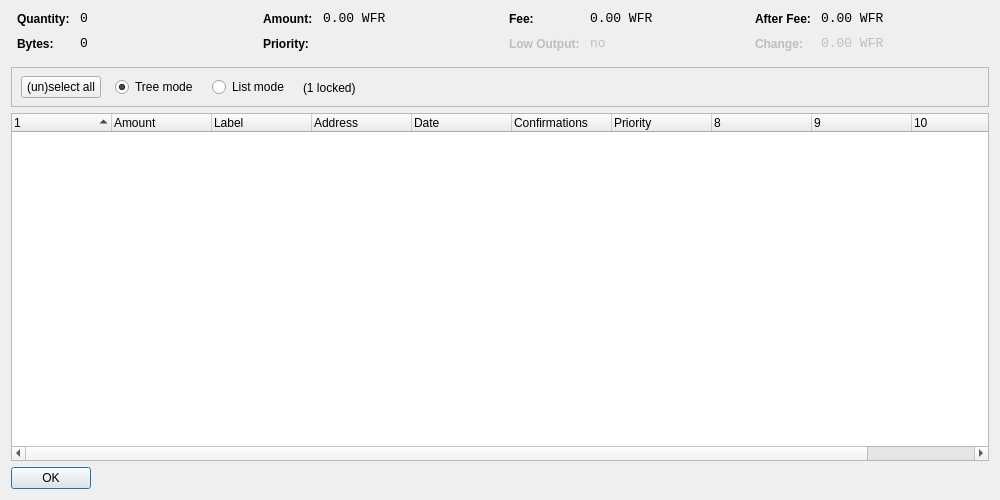
<?xml version="1.0" encoding="UTF-8"?>
<ui version="4.0">
 <class>CoinControlDialog</class>
 <widget class="QDialog" name="CoinControlDialog">
  <property name="geometry">
   <rect>
    <x>0</x>
    <y>0</y>
    <width>1000</width>
    <height>500</height>
   </rect>
  </property>
  <property name="windowTitle">
   <string>Coin Control</string>
  </property>
  <layout class="QVBoxLayout" name="verticalLayout">
   <item>
    <layout class="QHBoxLayout" name="horizontalLayoutTop" stretch="0,0,0,0">
     <property name="topMargin">
      <number>0</number>
     </property>
     <property name="bottomMargin">
      <number>10</number>
     </property>
     <item>
      <layout class="QFormLayout" name="formLayoutCoinControl1">
       <property name="horizontalSpacing">
        <number>10</number>
       </property>
       <property name="verticalSpacing">
        <number>10</number>
       </property>
       <property name="leftMargin">
        <number>6</number>
       </property>
       <property name="rightMargin">
        <number>6</number>
       </property>
       <item row="0" column="0">
        <widget class="QLabel" name="labelCoinControlQuantityText">
         <property name="styleSheet">
          <string notr="true">font-weight:bold;</string>
         </property>
         <property name="text">
          <string>Quantity:</string>
         </property>
        </widget>
       </item>
       <item row="0" column="1">
        <widget class="QLabel" name="labelCoinControlQuantity">
         <property name="font">
          <font>
           <family>Monospace</family>
           <pointsize>10</pointsize>
          </font>
         </property>
         <property name="cursor">
          <cursorShape>IBeamCursor</cursorShape>
         </property>
         <property name="contextMenuPolicy">
          <enum>Qt::ActionsContextMenu</enum>
         </property>
         <property name="text">
          <string notr="true">0</string>
         </property>
         <property name="textInteractionFlags">
          <set>Qt::LinksAccessibleByMouse|Qt::TextSelectableByKeyboard|Qt::TextSelectableByMouse</set>
         </property>
        </widget>
       </item>
       <item row="1" column="0">
        <widget class="QLabel" name="labelCoinControlBytesText">
         <property name="styleSheet">
          <string notr="true">font-weight:bold;</string>
         </property>
         <property name="text">
          <string>Bytes:</string>
         </property>
        </widget>
       </item>
       <item row="1" column="1">
        <widget class="QLabel" name="labelCoinControlBytes">
         <property name="font">
          <font>
           <family>Monospace</family>
           <pointsize>10</pointsize>
          </font>
         </property>
         <property name="cursor">
          <cursorShape>IBeamCursor</cursorShape>
         </property>
         <property name="contextMenuPolicy">
          <enum>Qt::ActionsContextMenu</enum>
         </property>
         <property name="text">
          <string notr="true">0</string>
         </property>
         <property name="textInteractionFlags">
          <set>Qt::LinksAccessibleByMouse|Qt::TextSelectableByKeyboard|Qt::TextSelectableByMouse</set>
         </property>
        </widget>
       </item>
      </layout>
     </item>
     <item>
      <layout class="QFormLayout" name="formLayoutCoinControl2">
       <property name="horizontalSpacing">
        <number>10</number>
       </property>
       <property name="verticalSpacing">
        <number>10</number>
       </property>
       <property name="leftMargin">
        <number>6</number>
       </property>
       <property name="rightMargin">
        <number>6</number>
       </property>
       <item row="0" column="0">
        <widget class="QLabel" name="labelCoinControlAmountText">
         <property name="styleSheet">
          <string notr="true">font-weight:bold;</string>
         </property>
         <property name="text">
          <string>Amount:</string>
         </property>
        </widget>
       </item>
       <item row="0" column="1">
        <widget class="QLabel" name="labelCoinControlAmount">
         <property name="font">
          <font>
           <family>Monospace</family>
           <pointsize>10</pointsize>
          </font>
         </property>
         <property name="cursor">
          <cursorShape>IBeamCursor</cursorShape>
         </property>
         <property name="contextMenuPolicy">
          <enum>Qt::ActionsContextMenu</enum>
         </property>
         <property name="text">
          <string notr="true">0.00 WFR</string>
         </property>
         <property name="textInteractionFlags">
          <set>Qt::LinksAccessibleByMouse|Qt::TextSelectableByKeyboard|Qt::TextSelectableByMouse</set>
         </property>
        </widget>
       </item>
       <item row="1" column="0">
        <widget class="QLabel" name="labelCoinControlPriorityText">
         <property name="styleSheet">
          <string notr="true">font-weight:bold;</string>
         </property>
         <property name="text">
          <string>Priority:</string>
         </property>
        </widget>
       </item>
       <item row="1" column="1">
        <widget class="QLabel" name="labelCoinControlPriority">
         <property name="font">
          <font>
           <family>Monospace</family>
           <pointsize>10</pointsize>
          </font>
         </property>
         <property name="cursor">
          <cursorShape>IBeamCursor</cursorShape>
         </property>
         <property name="contextMenuPolicy">
          <enum>Qt::ActionsContextMenu</enum>
         </property>
         <property name="text">
          <string/>
         </property>
         <property name="textInteractionFlags">
          <set>Qt::LinksAccessibleByMouse|Qt::TextSelectableByKeyboard|Qt::TextSelectableByMouse</set>
         </property>
        </widget>
       </item>
      </layout>
     </item>
     <item>
      <layout class="QFormLayout" name="formLayoutCoinControl3">
       <property name="horizontalSpacing">
        <number>10</number>
       </property>
       <property name="verticalSpacing">
        <number>10</number>
       </property>
       <property name="leftMargin">
        <number>6</number>
       </property>
       <property name="rightMargin">
        <number>6</number>
       </property>
       <item row="0" column="0">
        <widget class="QLabel" name="labelCoinControlFeeText">
         <property name="styleSheet">
          <string notr="true">font-weight:bold;</string>
         </property>
         <property name="text">
          <string>Fee:</string>
         </property>
        </widget>
       </item>
       <item row="0" column="1">
        <widget class="QLabel" name="labelCoinControlFee">
         <property name="font">
          <font>
           <family>Monospace</family>
           <pointsize>10</pointsize>
          </font>
         </property>
         <property name="cursor">
          <cursorShape>IBeamCursor</cursorShape>
         </property>
         <property name="contextMenuPolicy">
          <enum>Qt::ActionsContextMenu</enum>
         </property>
         <property name="text">
          <string notr="true">0.00 WFR</string>
         </property>
         <property name="textInteractionFlags">
          <set>Qt::LinksAccessibleByMouse|Qt::TextSelectableByKeyboard|Qt::TextSelectableByMouse</set>
         </property>
        </widget>
       </item>
       <item row="1" column="0">
        <widget class="QLabel" name="labelCoinControlLowOutputText">
         <property name="enabled">
          <bool>false</bool>
         </property>
         <property name="styleSheet">
          <string notr="true">font-weight:bold;</string>
         </property>
         <property name="text">
          <string>Low Output:</string>
         </property>
        </widget>
       </item>
       <item row="1" column="1">
        <widget class="QLabel" name="labelCoinControlLowOutput">
         <property name="enabled">
          <bool>false</bool>
         </property>
         <property name="font">
          <font>
           <family>Monospace</family>
           <pointsize>10</pointsize>
          </font>
         </property>
         <property name="cursor">
          <cursorShape>IBeamCursor</cursorShape>
         </property>
         <property name="contextMenuPolicy">
          <enum>Qt::ActionsContextMenu</enum>
         </property>
         <property name="text">
          <string>no</string>
         </property>
         <property name="textInteractionFlags">
          <set>Qt::LinksAccessibleByMouse|Qt::TextSelectableByKeyboard|Qt::TextSelectableByMouse</set>
         </property>
        </widget>
       </item>
      </layout>
     </item>
     <item>
      <layout class="QFormLayout" name="formLayoutCoinControl4">
       <property name="horizontalSpacing">
        <number>10</number>
       </property>
       <property name="verticalSpacing">
        <number>10</number>
       </property>
       <property name="leftMargin">
        <number>6</number>
       </property>
       <property name="rightMargin">
        <number>6</number>
       </property>
       <item row="0" column="0">
        <widget class="QLabel" name="labelCoinControlAfterFeeText">
         <property name="styleSheet">
          <string notr="true">font-weight:bold;</string>
         </property>
         <property name="text">
          <string>After Fee:</string>
         </property>
        </widget>
       </item>
       <item row="0" column="1">
        <widget class="QLabel" name="labelCoinControlAfterFee">
         <property name="font">
          <font>
           <family>Monospace</family>
           <pointsize>10</pointsize>
          </font>
         </property>
         <property name="cursor">
          <cursorShape>IBeamCursor</cursorShape>
         </property>
         <property name="contextMenuPolicy">
          <enum>Qt::ActionsContextMenu</enum>
         </property>
         <property name="text">
          <string notr="true">0.00 WFR</string>
         </property>
         <property name="textInteractionFlags">
          <set>Qt::LinksAccessibleByMouse|Qt::TextSelectableByKeyboard|Qt::TextSelectableByMouse</set>
         </property>
        </widget>
       </item>
       <item row="1" column="0">
        <widget class="QLabel" name="labelCoinControlChangeText">
         <property name="enabled">
          <bool>false</bool>
         </property>
         <property name="styleSheet">
          <string notr="true">font-weight:bold;</string>
         </property>
         <property name="text">
          <string>Change:</string>
         </property>
        </widget>
       </item>
       <item row="1" column="1">
        <widget class="QLabel" name="labelCoinControlChange">
         <property name="enabled">
          <bool>false</bool>
         </property>
         <property name="font">
          <font>
           <family>Monospace</family>
           <pointsize>10</pointsize>
          </font>
         </property>
         <property name="cursor">
          <cursorShape>IBeamCursor</cursorShape>
         </property>
         <property name="contextMenuPolicy">
          <enum>Qt::ActionsContextMenu</enum>
         </property>
         <property name="text">
          <string notr="true">0.00 WFR</string>
         </property>
         <property name="textInteractionFlags">
          <set>Qt::LinksAccessibleByMouse|Qt::TextSelectableByKeyboard|Qt::TextSelectableByMouse</set>
         </property>
        </widget>
       </item>
      </layout>
     </item>
    </layout>
   </item>
   <item>
    <widget class="QFrame" name="frame">
     <property name="minimumSize">
      <size>
       <width>0</width>
       <height>40</height>
      </size>
     </property>
     <property name="frameShape">
      <enum>QFrame::StyledPanel</enum>
     </property>
     <property name="frameShadow">
      <enum>QFrame::Sunken</enum>
     </property>
     <widget class="QWidget" name="horizontalLayoutWidget">
      <property name="geometry">
       <rect>
        <x>10</x>
        <y>0</y>
        <width>781</width>
        <height>41</height>
       </rect>
      </property>
      <layout class="QHBoxLayout" name="horizontalLayoutPanel" stretch="0,0,0,0,0">
       <property name="spacing">
        <number>14</number>
       </property>
       <item>
        <widget class="QPushButton" name="pushButtonSelectAll">
         <property name="sizePolicy">
          <sizepolicy hsizetype="Maximum" vsizetype="Fixed">
           <horstretch>0</horstretch>
           <verstretch>0</verstretch>
          </sizepolicy>
         </property>
         <property name="text">
          <string>(un)select all</string>
         </property>
        </widget>
       </item>
       <item>
        <widget class="QRadioButton" name="radioTreeMode">
         <property name="sizePolicy">
          <sizepolicy hsizetype="Maximum" vsizetype="Fixed">
           <horstretch>0</horstretch>
           <verstretch>0</verstretch>
          </sizepolicy>
         </property>
         <property name="text">
          <string>Tree mode</string>
         </property>
         <property name="checked">
          <bool>true</bool>
         </property>
        </widget>
       </item>
       <item>
        <widget class="QRadioButton" name="radioListMode">
         <property name="sizePolicy">
          <sizepolicy hsizetype="Maximum" vsizetype="Fixed">
           <horstretch>0</horstretch>
           <verstretch>0</verstretch>
          </sizepolicy>
         </property>
         <property name="text">
          <string>List mode</string>
         </property>
        </widget>
       </item>
       <item>
        <widget class="QLabel" name="labelLocked">
         <property name="text">
          <string>(1 locked)</string>
         </property>
        </widget>
       </item>
       <item>
        <spacer name="horizontalSpacer">
         <property name="orientation">
          <enum>Qt::Horizontal</enum>
         </property>
         <property name="sizeHint" stdset="0">
          <size>
           <width>40</width>
           <height>20</height>
          </size>
         </property>
        </spacer>
       </item>
      </layout>
     </widget>
    </widget>
   </item>
   <item>
    <widget class="CoinControlTreeWidget" name="treeWidget">
     <property name="contextMenuPolicy">
      <enum>Qt::CustomContextMenu</enum>
     </property>
     <property name="sortingEnabled">
      <bool>false</bool>
     </property>
     <property name="columnCount">
      <number>11</number>
     </property>
     <attribute name="headerShowSortIndicator" stdset="0">
      <bool>true</bool>
     </attribute>
     <attribute name="headerStretchLastSection">
      <bool>false</bool>
     </attribute>
     <column>
      <property name="text">
       <string/>
      </property>
     </column>
     <column>
      <property name="text">
       <string>Amount</string>
      </property>
     </column>
     <column>
      <property name="text">
       <string notr="true">Label</string>
      </property>
     </column>
     <column>
      <property name="text">
       <string>Address</string>
      </property>
     </column>
     <column>
      <property name="text">
       <string>Date</string>
      </property>
     </column>
     <column>
      <property name="text">
       <string>Confirmations</string>
      </property>
      <property name="toolTip">
       <string>Confirmed</string>
      </property>
     </column>
     <column>
      <property name="text">
       <string>Priority</string>
      </property>
     </column>
     <column>
      <property name="text">
       <string/>
      </property>
     </column>
     <column>
      <property name="text">
       <string/>
      </property>
     </column>
     <column>
      <property name="text">
       <string/>
      </property>
     </column>
     <column>
      <property name="text">
       <string/>
      </property>
     </column>
    </widget>
   </item>
   <item>
    <widget class="QDialogButtonBox" name="buttonBox">
     <property name="sizePolicy">
      <sizepolicy hsizetype="Maximum" vsizetype="Fixed">
       <horstretch>0</horstretch>
       <verstretch>0</verstretch>
      </sizepolicy>
     </property>
     <property name="orientation">
      <enum>Qt::Horizontal</enum>
     </property>
     <property name="standardButtons">
      <set>QDialogButtonBox::Ok</set>
     </property>
    </widget>
   </item>
  </layout>
 </widget>
 <customwidgets>
  <customwidget>
   <class>CoinControlTreeWidget</class>
   <extends>QTreeWidget</extends>
   <header>coincontroltreewidget.h</header>
  </customwidget>
 </customwidgets>
 <resources/>
 <connections/>
</ui>
